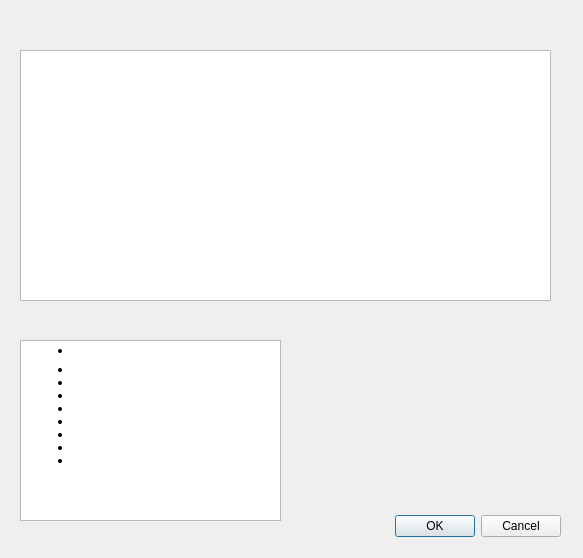
<?xml version="1.0" encoding="UTF-8"?>
<ui version="4.0">
 <class>przepis_italy_1</class>
 <widget class="QDialog" name="przepis_italy_1">
  <property name="geometry">
   <rect>
    <x>0</x>
    <y>0</y>
    <width>583</width>
    <height>558</height>
   </rect>
  </property>
  <property name="minimumSize">
   <size>
    <width>583</width>
    <height>558</height>
   </size>
  </property>
  <property name="maximumSize">
   <size>
    <width>583</width>
    <height>558</height>
   </size>
  </property>
  <property name="windowTitle">
   <string>Spaghetti Carbonara</string>
  </property>
  <property name="styleSheet">
   <string notr="true">background-image: url(:/img/img/1.png);</string>
  </property>
  <widget class="QDialogButtonBox" name="buttonBox">
   <property name="geometry">
    <rect>
     <x>220</x>
     <y>510</y>
     <width>341</width>
     <height>32</height>
    </rect>
   </property>
   <property name="styleSheet">
    <string notr="true">font: 87 12pt &quot;Georgia Pro Cond Black&quot;;
background-image: url(:/img/img/baton.png);</string>
   </property>
   <property name="orientation">
    <enum>Qt::Horizontal</enum>
   </property>
   <property name="standardButtons">
    <set>QDialogButtonBox::Cancel|QDialogButtonBox::Ok</set>
   </property>
  </widget>
  <widget class="QTextBrowser" name="textBrowser">
   <property name="geometry">
    <rect>
     <x>20</x>
     <y>340</y>
     <width>261</width>
     <height>181</height>
    </rect>
   </property>
   <property name="styleSheet">
    <string notr="true">background-image: url(:/img/img/NAZWA.png);</string>
   </property>
   <property name="html">
    <string>&lt;!DOCTYPE HTML PUBLIC &quot;-//W3C//DTD HTML 4.0//EN&quot; &quot;http://www.w3.org/TR/REC-html40/strict.dtd&quot;&gt;
&lt;html&gt;&lt;head&gt;&lt;meta name=&quot;qrichtext&quot; content=&quot;1&quot; /&gt;&lt;style type=&quot;text/css&quot;&gt;
p, li { white-space: pre-wrap; }
&lt;/style&gt;&lt;/head&gt;&lt;body style=&quot; font-family:'MS Shell Dlg 2'; font-size:7.8pt; font-weight:400; font-style:normal;&quot;&gt;
&lt;ul style=&quot;margin-top: 0px; margin-bottom: 0px; margin-left: 0px; margin-right: 0px; -qt-list-indent: 1;&quot;&gt;&lt;li style=&quot; font-size:8pt; color:#1a1a1a;&quot; style=&quot; margin-top:0px; margin-bottom:0px; margin-left:0px; margin-right:0px; -qt-block-indent:0; text-indent:0px;&quot;&gt;&lt;span style=&quot; font-size:12pt; font-weight:600; color:#ffffff;&quot;&gt;SKŁADNIKI&lt;/span&gt;&lt;/li&gt;
&lt;li style=&quot; font-size:8pt; color:#ffffff;&quot; style=&quot; margin-top:0px; margin-bottom:0px; margin-left:0px; margin-right:0px; -qt-block-indent:0; text-indent:0px;&quot;&gt;120 g spaghetti&lt;/li&gt;
&lt;li style=&quot; font-size:8pt; color:#ffffff;&quot; style=&quot; margin-top:0px; margin-bottom:0px; margin-left:0px; margin-right:0px; -qt-block-indent:0; text-indent:0px;&quot;&gt;2 jajka&lt;/li&gt;
&lt;li style=&quot; font-size:8pt; color:#ffffff;&quot; style=&quot; margin-top:0px; margin-bottom:0px; margin-left:0px; margin-right:0px; -qt-block-indent:0; text-indent:0px;&quot;&gt;30 g pecorino&lt;/li&gt;
&lt;li style=&quot; font-size:8pt; color:#ffffff;&quot; style=&quot; margin-top:0px; margin-bottom:0px; margin-left:0px; margin-right:0px; -qt-block-indent:0; text-indent:0px;&quot;&gt;15 g parmigiano&lt;/li&gt;
&lt;li style=&quot; font-size:8pt; color:#ffffff;&quot; style=&quot; margin-top:0px; margin-bottom:0px; margin-left:0px; margin-right:0px; -qt-block-indent:0; text-indent:0px;&quot;&gt;100 g pancetta (lub guanciale albo boczku)&lt;/li&gt;
&lt;li style=&quot; font-size:8pt; color:#ffffff;&quot; style=&quot; margin-top:0px; margin-bottom:0px; margin-left:0px; margin-right:0px; -qt-block-indent:0; text-indent:0px;&quot;&gt;pieprz do smaku&lt;/li&gt;
&lt;li style=&quot; font-size:8pt; color:#ffffff;&quot; style=&quot; margin-top:0px; margin-bottom:0px; margin-left:0px; margin-right:0px; -qt-block-indent:0; text-indent:0px;&quot;&gt;woda (wrzątek w garnku)&lt;/li&gt;
&lt;li style=&quot; font-size:8pt; color:#ffffff;&quot; style=&quot; margin-top:0px; margin-bottom:0px; margin-left:0px; margin-right:0px; -qt-block-indent:0; text-indent:0px;&quot;&gt;2 łyżki soli (do wody)&lt;/li&gt;&lt;/ul&gt;&lt;/body&gt;&lt;/html&gt;</string>
   </property>
  </widget>
  <widget class="QTextBrowser" name="textBrowser_2">
   <property name="geometry">
    <rect>
     <x>20</x>
     <y>50</y>
     <width>531</width>
     <height>251</height>
    </rect>
   </property>
   <property name="styleSheet">
    <string notr="true">background-image: url(:/img/img/NAZWA.png);</string>
   </property>
   <property name="html">
    <string>&lt;!DOCTYPE HTML PUBLIC &quot;-//W3C//DTD HTML 4.0//EN&quot; &quot;http://www.w3.org/TR/REC-html40/strict.dtd&quot;&gt;
&lt;html&gt;&lt;head&gt;&lt;meta name=&quot;qrichtext&quot; content=&quot;1&quot; /&gt;&lt;style type=&quot;text/css&quot;&gt;
p, li { white-space: pre-wrap; }
&lt;/style&gt;&lt;/head&gt;&lt;body style=&quot; font-family:'MS Shell Dlg 2'; font-size:7.8pt; font-weight:400; font-style:normal;&quot;&gt;
&lt;p align=&quot;center&quot; style=&quot; margin-top:0px; margin-bottom:0px; margin-left:0px; margin-right:0px; -qt-block-indent:0; text-indent:0px;&quot;&gt;&lt;span style=&quot; font-size:12pt; font-weight:600; color:#ffffff;&quot;&gt;PRZYGOTOWANIE&lt;/span&gt;&lt;/p&gt;
&lt;p align=&quot;center&quot; style=&quot; margin-top:0px; margin-bottom:0px; margin-left:0px; margin-right:0px; -qt-block-indent:0; text-indent:0px;&quot;&gt;&lt;span style=&quot; font-size:12pt; font-weight:600; color:#ffffff;&quot;&gt;(SPAGHETTI CARBONARA)&lt;/span&gt;&lt;/p&gt;
&lt;p style=&quot; margin-top:0px; margin-bottom:0px; margin-left:0px; margin-right:0px; -qt-block-indent:0; text-indent:0px;&quot;&gt;&lt;span style=&quot; font-size:9pt; color:#ffffff;&quot;&gt;Pancettę kroimy w nieduże paski i przesmażamy lekko na patelni. Pecorino i parmigiano ścieramy na drobnej tartce. W misce roztrzepujemy jajka i dodajemy starty ser (zostawiając odrobinę dla dekoracji). Do masy dodajemy sporą ilość pieprzu. Sosu nie należy już solić, ponieważ ser i pancetta są wystarczająco słone. Gotujemy makaron w dobrze osolonej wodzie. Po ugotowaniu makaronu, odsączamy go i ponownie wkładamy do garnka. Dodajemy sos, mieszamy delikatnie podgrzewając całość. Jajka powinny się zagęścić, ale nie ściąć. Dodajemy część przesmażonej pancetty i ponownie mieszamy. Wykładamy na talerz, dekorujemy pozostawionym serem i pancettą.&lt;/span&gt;&lt;/p&gt;&lt;/body&gt;&lt;/html&gt;</string>
   </property>
  </widget>
 </widget>
 <resources/>
 <connections>
  <connection>
   <sender>buttonBox</sender>
   <signal>accepted()</signal>
   <receiver>przepis_italy_1</receiver>
   <slot>accept()</slot>
   <hints>
    <hint type="sourcelabel">
     <x>248</x>
     <y>254</y>
    </hint>
    <hint type="destinationlabel">
     <x>157</x>
     <y>274</y>
    </hint>
   </hints>
  </connection>
  <connection>
   <sender>buttonBox</sender>
   <signal>rejected()</signal>
   <receiver>przepis_italy_1</receiver>
   <slot>reject()</slot>
   <hints>
    <hint type="sourcelabel">
     <x>316</x>
     <y>260</y>
    </hint>
    <hint type="destinationlabel">
     <x>286</x>
     <y>274</y>
    </hint>
   </hints>
  </connection>
 </connections>
</ui>
